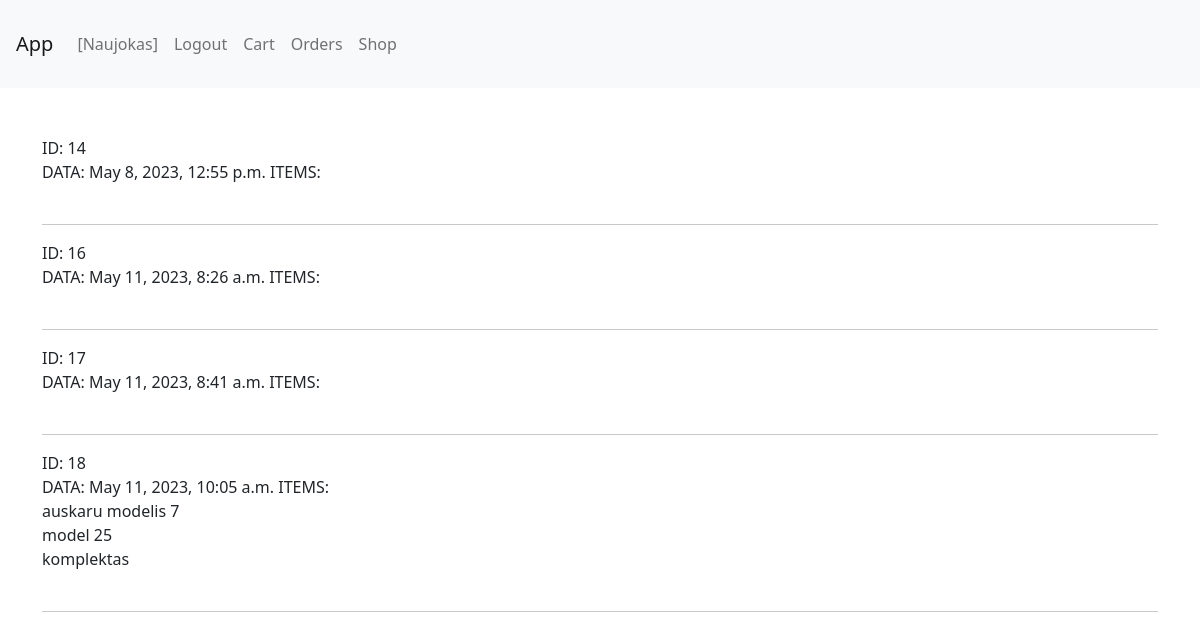
/app/cart/user_orders (signed in), run on the app's committed database.
### shop/models.py (models this page shows, shortened)
class Order(models.Model):
    user = models.ForeignKey(User, on_delete=models.SET_NULL, null=True, blank=True)
    date_created = models.DateTimeField(auto_now_add=True)
    order_comment = models.TextField("Comment", max_length=1000, null=True, blank=True)

class CartItem(models.Model):
    item_model_id = models.ForeignKey('ItemModel', on_delete=models.CASCADE, null=True, blank=True)
    cart_id = models.ForeignKey('Cart', on_delete=models.SET_NULL, null=True, blank=True)
    quantity = models.IntegerField("quantity", default=1)
    user = models.ForeignKey(User, on_delete=models.CASCADE, null=True, blank=True)
    order_id = models.ForeignKey('Order', on_delete=models.SET_NULL, null=True, blank=True)

class ItemModel(models.Model):
    item_model_name = models.CharField("Item model name", max_length=30, help_text="shop item category name")
    category_id = models.ManyToManyField("ItemCategory", help_text="Item category")
    price = models.FloatField("Item price", default="0.00")
    photo = models.ImageField(default="item_pics/default.jpg", upload_to="item_pics", null=True)

### shop/views.py (the view)
# urls.py: path("cart/user_orders", views.UserOrderListView.as_view(), name='view_order_by_user_list_n'),
class UserOrderListView(LoginRequiredMixin, generic.ListView):
    model = Order
    context_object_name = 'order_list'
    template_name = 'view_user_order_list.html'
    def get_queryset(self):
        query = Order.objects.filter(user=self.request.user).order_by('date_created')
        return query

### shop/templates/view_user_order_list.html
{% extends "base.html" %}
{% block content %}
{% if user.is_authenticated %}
<div class="container mt-5">
    {% for order_obj in order_list %}
    ID: {{ order_obj.id }}<br>
    DATA: {{ order_obj.date_created }}
    ITEMS:<br>
    {% for cartitem in order_obj.cartitem_set.all %}
    {{ cartitem.item_model_id.item_model_name }}<br>
    {% endfor %} <br>
    <hr>
    {% endfor %}
</div>
{% endif %}
{% endblock %}

### shop/templates/navbar_1.html (shortened to what this page needs)
<nav class="navbar navbar-expand-lg navbar-light bg-light">
    <div class="container-fluid p-3">
        <a class="navbar-brand" href="{% url 'index_n' %}">App</a>
        <div class="collapse navbar-collapse" id="navbarSupportedContent">
            <ul class="navbar-nav me-auto mb-2 mb-lg-0">
                {% if user.is_authenticated %}
                <li class="nav-item">
                    <a class="nav-link" href="{% url 'user_profile_n' %}">[{{ user.get_username }}]</a>
                </li>
                <li class="nav-item">
                    <a class="nav-link" href="{% url 'logout' %}?next=/">Logout</a>
                </li>
                <li class="nav-item">
                    <a class="nav-link" href="{% url 'user_cart_n' %}">Cart</a>
                </li>
                <li class="nav-item">
                    <a class="nav-link" href="{% url 'view_order_by_user_list_n' %}">Orders</a>
                </li>
                {% endif %}
                <li class="nav-item">
                    <a class="nav-link" href="{% url 'view_items_models_list_n' %}">Shop</a>
                </li>
            </ul>
        </div>
    </div>
</nav>

### data on the page
Order: id "14", date_created "May 8, 2023, 12:55 p.m."
Order: id "16", date_created "May 11, 2023, 8:26 a.m."
Order: id "17", date_created "May 11, 2023, 8:41 a.m."
Order: id "18", date_created "May 11, 2023, 10:05 a.m."
CartItem: item_model_id.item_model_name "auskaru modelis 7"
CartItem: item_model_id.item_model_name "model 25"
CartItem: item_model_id.item_model_name "komplektas"

### other printed values
{{ user.get_username }} "Naujokas"
